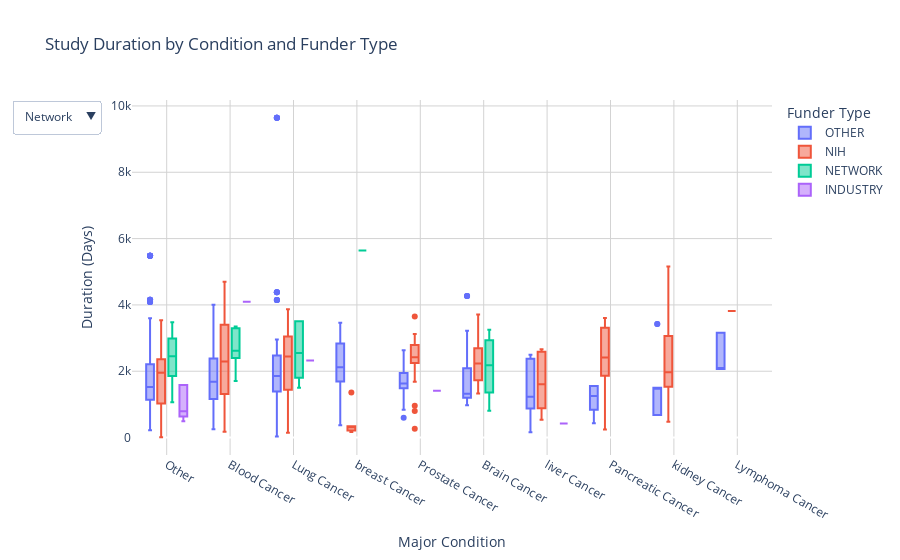

This figure's notebook cell:
### Markdown cell above
# Plot interactive box plot: Major Condition, Funding type, and duration of clinical trials

### Code cell
# Plot using Plotly Express with Phases as color
fig = px.box(New_Reduced_df, x='Major Condition', y='Duration (Days)', color='Funder Type',
             title='Study Duration by Condition and Funder Type',
             labels={'Duration (Days)': 'Duration (Days)', 'Major Condition': 'Major Condition', 'Funder Type': 'Funder Type'})

# Customize layout: Set background to white and add interactive buttons for Funder Type
fig.update_layout(
    plot_bgcolor='white',  # Set the background color to white
    xaxis=dict(showgrid=True, gridcolor='LightGrey'),
    yaxis=dict(showgrid=True, gridcolor='LightGrey'),
    updatemenus=[
        dict(
            type='dropdown',
            buttons=[
                dict(
                    args=[{'visible': [True, False, False, False]}],
                    label="Network",
                    method="update"
                ),
                dict(
                    args=[{'visible': [False, True, False, False]}],
                    label="Industry",
                    method="update"
                ),
                dict(
                    args=[{'visible': [False, False, True, False]}],
                    label="NIH",
                    method="update"
                ),
                dict(
                    args=[{'visible': [False, False, False, True]}],
                    label="Other",
                    method="update"
                ),
                dict(
                    args=[{'visible': [True, True, True, True]}],
                    label="All",
                    method="update"
                )
            ],
            direction='down',  # This creates a dropdown menu
            showactive=True
        )
    ]
)

# Show the plot
fig.show()

# Save the plot as an image
pio.write_image(fig, 'Condition_Funder.png', format='png')

### Figure 1 — Plotly figure (JSON) as saved in the notebook; plotly's stock layout.template omitted (floating-point values rounded to 4 significant figures; data arrays with more than 128 entries replaced by an {"elided": "..."} marker saying what was removed)
{"data": [{"alignmentgroup": "True", "hovertemplate": "Funder Type=OTHER<br>Major Condition=%{x}<br>Duration (Days)=%{y}<extra></extra>", "legendgroup": "OTHER", "marker": {"color": "#636efa"}, "name": "OTHER", "notched": false, "offsetgroup": "OTHER", "orientation": "v", "showlegend": true, "type": "box", "x": {"elided": "794 str values"}, "x0": " ", "xaxis": "x", "y": {"elided": "794 int values"}, "y0": " ", "yaxis": "y"}, {"alignmentgroup": "True", "hovertemplate": "Funder Type=NIH<br>Major Condition=%{x}<br>Duration (Days)=%{y}<extra></extra>", "legendgroup": "NIH", "marker": {"color": "#EF553B"}, "name": "NIH", "notched": false, "offsetgroup": "NIH", "orientation": "v", "showlegend": true, "type": "box", "x": {"elided": "576 str values"}, "x0": " ", "xaxis": "x", "y": {"elided": "576 int values"}, "y0": " ", "yaxis": "y"}, {"alignmentgroup": "True", "hovertemplate": "Funder Type=NETWORK<br>Major Condition=%{x}<br>Duration (Days)=%{y}<extra></extra>", "legendgroup": "NETWORK", "marker": {"color": "#00cc96"}, "name": "NETWORK", "notched": false, "offsetgroup": "NETWORK", "orientation": "v", "showlegend": true, "type": "box", "x": ["Other", "Other", "Other", "Other", "Other", "Blood Cancer", "Blood Cancer", "Blood Cancer", "Blood Cancer", "Blood Cancer", "Blood Cancer", "Brain Cancer", "Brain Cancer", "Lung Cancer", "Lung Cancer", "Lung Cancer", "Lung Cancer", "Lung Cancer", "Blood Cancer", "Blood Cancer", "Lung Cancer", "Lung Cancer", "Lung Cancer", "Lung Cancer", "Lung Cancer", "Lung Cancer", "breast Cancer", "Other", "Other", "Brain Cancer", "Brain Cancer", "Lung Cancer", "Lung Cancer", "Brain Cancer", "Blood Cancer", "Blood Cancer", "Other", "Other", "Other", "Other", "Other", "Blood Cancer", "Blood Cancer", "Blood Cancer", "Lung Cancer", "Lung Cancer", "Other", "Other", "Other", "Lung Cancer", "Other", "Other", "Other", "Other", "Blood Cancer", "Blood Cancer", "Blood Cancer", "Blood Cancer", "Blood Cancer", "Blood Cancer", "Blood Cancer", "Blood Cancer", "Other", "Other", "Lung Cancer", "Lung Cancer", "Blood Cancer", "Blood Cancer", "Other", "Lung Cancer", "Other", "Other", "Blood Cancer", "Blood Cancer", "Brain Cancer", "Brain Cancer", "Brain Cancer", "Brain Cancer", "Other", "Other", "Lung Cancer", "Lung Cancer", "Other", "Other"], "x0": " ", "xaxis": "x", "y": [2962, 2962, 1078, 1078, 1078, 2615, 2615, 2615, 2615, 2615, 2615, 809, 809, 2550, 2550, 2550, 1875, 1875, 1705, 1705, 3510, 3510, 3510, 3510, 3510, 3510, 5639, 2791, 2791, 3250, 3250, 1580, 1580, 2833, 2696, 2696, 2342, 2342, 2342, 2342, 3256, 2446, 3351, 3351, 2455, 2455, 3476, 3476, 3476, 1903, 1268, 1493, 1493, 3017, 3294, 3294, 3294, 3294, 3294, 3294, 3294, 3294, 2448, 2448, 3381, 3381, 1764, 1764, 1068, 1599, 3101, 3101, 2253, 2253, 2180, 2180, 1540, 1540, 2222, 2222, 1505, 1505, 2595, 2595], "y0": " ", "yaxis": "y"}, {"alignmentgroup": "True", "hovertemplate": "Funder Type=INDUSTRY<br>Major Condition=%{x}<br>Duration (Days)=%{y}<extra></extra>", "legendgroup": "INDUSTRY", "marker": {"color": "#ab63fa"}, "name": "INDUSTRY", "notched": false, "offsetgroup": "INDUSTRY", "orientation": "v", "showlegend": true, "type": "box", "x": ["Blood Cancer", "Other", "Other", "Lung Cancer", "Other", "Other", "Other", "Other", "liver Cancer", "liver Cancer", "Prostate Cancer", "Other", "Other", "Other"], "x0": " ", "xaxis": "x", "y": [4097, 687, 687, 2323, 794, 492, 492, 912, 425, 425, 1409, 1584, 1584, 1584], "y0": " ", "yaxis": "y"}], "layout": {"boxmode": "group", "legend": {"title": {"text": "Funder Type"}, "tracegroupgap": 0}, "plot_bgcolor": "white", "title": {"text": "Study Duration by Condition and Funder Type"}, "updatemenus": [{"buttons": [{"args": [{"visible": [true, false, false, false]}], "label": "Network", "method": "update"}, {"args": [{"visible": [false, true, false, false]}], "label": "Industry", "method": "update"}, {"args": [{"visible": [false, false, true, false]}], "label": "NIH", "method": "update"}, {"args": [{"visible": [false, false, false, true]}], "label": "Other", "method": "update"}, {"args": [{"visible": [true, true, true, true]}], "label": "All", "method": "update"}], "direction": "down", "showactive": true, "type": "dropdown"}], "xaxis": {"anchor": "y", "domain": [0, 1], "gridcolor": "LightGrey", "showgrid": true, "title": {"text": "Major Condition"}}, "yaxis": {"anchor": "x", "domain": [0, 1], "gridcolor": "LightGrey", "showgrid": true, "title": {"text": "Duration (Days)"}}}}
